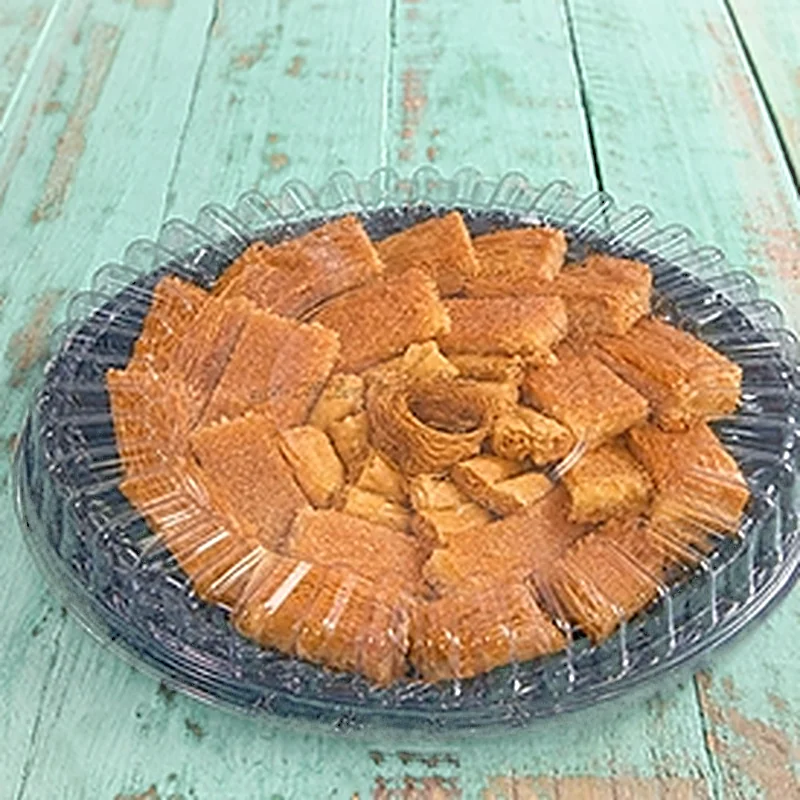
#> input picture assets/photos/assorted-tray.webp, 800 x 800 px, given in place of 84503b05-image.webp, which was not available
$ python process-photos.py ../assets/photos ../assets/photos/baklava-tray.webp
#> lines starting #> are read from the running program, lines starting #| are printed output that depends on the picture; pictures that were not available may be replaced by others from this repository, and a replacement may not be noted
"""Turn raw product photos into Shahd-branded square photos.

- Square crop focused on the sweets (keeps packaging and logos out of frame)
- Upscale to 800px with sharpening
- Brand grade: turquoise backgrounds become a soft pastel mint, sweets get a
  gentle warm lift, plus a light cream vignette

Usage: python3 tools/process-photos.py <raw_dir> <out_dir> [name ...]
Edit JOBS below to add a photo: (source file, crop x, y, size in 300px space, output name[, cleanup]).
cleanup: list of areas to retouch before cropping (filled from the surrounding pixels):
  ('e', cx, cy, rx, ry) ellipse, or ('r', x0, y0, x1, y1) rectangle — also in 300px space.
"""
import sys, os
import numpy as np
from PIL import Image, ImageFilter, ImageEnhance

SIZE = 800

# (source, x, y, size) — coordinates are on a 300x300 version of the photo
JOBS = [
    ('84503b05-image.webp', 104, 92, 195, 'konafa-cream'),
    ('f2bfb157-image.png', 25, 50, 250, 'konafa-round'),
    ('bfc09382-image.png', 25, 50, 250, 'konafa-naama'),
    ('4d333e7e-image.png', 40, 75, 225, 'konafa-naama-box'),
    ('0a7952e9-image.webp', 104, 105, 195, 'konafa-naama-squares'),
    ('79913010-image.webp', 28, 90, 210, 'balah'),
    ('5215016f-image.webp', 0, 35, 255, 'basbousa'),
    ('3ce462ab-image.webp', 110, 108, 190, 'basbousa-cream'),
    ('e42f77ae-image.webp', 10, 10, 230, 'basbousa-nutella'),
    ('7f375ab8-image.webp', 5, 60, 240, 'harissa'),
    ('fab1e518-image.webp', 110, 105, 190, 'harissa-squares'),
    ('96d6f19a-image.webp', 50, 90, 210, 'shakarbara'),
    ('78a03c49-image.webp', 122, 110, 178, 'baklava'),
    ('7e7d71ac-image.png', 10, 35, 265, 'baklava-tray'),
    ('1d6b97ad-image.webp', 5, 25, 275, 'assorted-tray'),
    ('1b8a17bf-image.webp', 20, 20, 250, 'fingers'),
    ('a0c124f1-image.webp', 110, 110, 190, 'fingers-mini'),
    ('8d4b8b25-image.webp', 110, 100, 190, 'triangles'),
    ('73f459b3-image.png', 70, 85, 215, 'gift-box'),
    # كحك وبسكويت
    ('4faa51bc-image.webp', 90, 85, 210, 'kahk'),
    ('9f138ce1-image.webp', 90, 105, 195, 'cookies'),
    ('dc862206-image.webp', 0, 125, 175, 'biscuit-fingers'),
    ('9b26f33b-image.webp', 30, 50, 250, 'petit-four'),
    # كاسات
    ('9ab03452-image.png', 15, 40, 255, 'rice'),
    ('c01dcf03-image.png', 15, 40, 255, 'rice-nuts'),
    ('407ae8b0-image.png', 15, 40, 255, 'rice-caramel'),
    ('78b3da49-image.webp', 75, 60, 225, 'mahalabia'),
    ('ff86986b-image.webp', 95, 45, 205, 'fruit-cream', [('r', 92, 40, 124, 78)]),
    ('f281ce6d-image.webp', 0, 40, 260, 'om-ali', [('e', 53, 158, 11, 11), ('r', 60, 166, 74, 176), ('r', 131, 219, 164, 246)]),
    # تورت وجاتوه
    ('5e63d7e3-image.png', 95, 65, 205, 'gateau-roll'),
    ('4048b9b2-image.webp', 60, 40, 240, 'millefeuille', [('r', 55, 38, 112, 84)]),
    ('ca466ea0-image.webp', 10, 45, 255, 'cake-mango', [('e', 144, 153, 29, 22), ('r', 18, 38, 85, 74)]),
    ('edafb658-image.webp', 5, 40, 260, 'cake-mix', [('e', 82, 107, 18, 18), ('r', 148, 233, 196, 268), ('e', 29, 205, 7, 13), ('r', 22, 22, 102, 56), ('r', 0, 34, 42, 64)]),
    ('d72c7d12-image.webp', 20, 50, 250, 'cake-bw', [('e', 200, 130, 19, 21)]),
    ('8d96666c-image.webp', 40, 65, 235, 'cake-chocolate', [('e', 212, 151, 21, 24)]),
    ('aa96fc19-image.webp', 0, 20, 280, 'cake-oreo', [('e', 89, 63, 17, 23)]),
]


def grade(im):
    a = np.asarray(im.convert('RGB')).astype(np.float32) / 255
    hsv = np.asarray(im.convert('HSV')).astype(np.float32)
    h, s, v = hsv[..., 0] * 360 / 255, hsv[..., 1] / 255, hsv[..., 2] / 255
    # turquoise/teal backgrounds -> soft pastel mint
    teal = np.clip(1 - np.abs(h - 178) / 32, 0, 1) * np.clip((s - .12) / .2, 0, 1)
    gray = a.mean(axis=2, keepdims=True)
    mint = np.array([0.80, 0.93, 0.86])
    soft = gray * 0.35 + mint * 0.65
    soft = soft * (0.75 + 0.35 * v[..., None])
    t = teal[..., None] * 0.78
    a = a * (1 - t) + soft * t
    # warm lift on sweets (orange/brown hues)
    warm = np.clip(1 - np.abs(h - 32) / 26, 0, 1)[..., None] * 0.08
    a = a + warm * np.array([0.10, 0.04, -0.04])
    # brighten slightly and add a cream vignette
    a = a * 1.03 + 0.015
    yy, xx = np.mgrid[0:a.shape[0], 0:a.shape[1]]
    r = np.hypot((xx - a.shape[1] / 2) / (a.shape[1] / 2), (yy - a.shape[0] / 2) / (a.shape[0] / 2))
    vig = np.clip((r - 0.9) / 0.6, 0, 1)[..., None] * 0.35
    a = a * (1 - vig) + np.array([1.0, 0.97, 0.94]) * vig
    out = Image.fromarray((np.clip(a, 0, 1) * 255).astype(np.uint8))
    return ImageEnhance.Color(out).enhance(1.06)


def cleanup(im, areas, k):
    import cv2
    from PIL import ImageDraw
    mask = Image.new('L', im.size, 0)
    d = ImageDraw.Draw(mask)
    for a in areas:
        if a[0] == 'e':
            _, cx, cy, rx, ry = a
            d.ellipse(((cx - rx) * k, (cy - ry) * k, (cx + rx) * k, (cy + ry) * k), fill=255)
        else:
            _, x0, y0, x1, y1 = a
            d.rectangle((x0 * k, y0 * k, x1 * k, y1 * k), fill=255)
    mask = mask.filter(ImageFilter.MaxFilter(3))
    arr = cv2.inpaint(np.asarray(im)[..., ::-1].copy(), np.asarray(mask), 7, cv2.INPAINT_TELEA)[..., ::-1]
    # light grain so the filled area matches the photo
    noise = np.random.default_rng(1).normal(0, 3, arr.shape)
    m = (np.asarray(mask) > 0)[..., None]
    arr = np.where(m, np.clip(arr + noise, 0, 255), arr).astype(np.uint8)
    return Image.fromarray(arr)


def process(src, x, y, s, raw_dir, areas=()):
    im = Image.open(os.path.join(raw_dir, src)).convert('RGB')
    k = im.width / 300
    if areas:
        im = cleanup(im, areas, k)
    im = im.crop((round(x * k), round(y * k), round((x + s) * k), round((y + s) * k)))
    im = im.resize((SIZE, SIZE), Image.LANCZOS)
    im = im.filter(ImageFilter.UnsharpMask(radius=2, percent=70, threshold=2))
    return grade(im)


if __name__ == '__main__':
    raw, out = sys.argv[1], sys.argv[2]
    os.makedirs(out, exist_ok=True)
    only = set(sys.argv[3:])
    done = 0
    for src, x, y, s, name, *rest in JOBS:
        if only and name not in only:
            continue
        process(src, x, y, s, raw, rest[0] if rest else ()).save(os.path.join(out, name + '.webp'), quality=86, method=6)
#> in process, im is the input picture: PIL image 800x800 RGB; mean R, G, B 170.7, 162.7, 138.1
#> in grade, `h, s, v = hsv[..., 0] * 360 / 255, hsv[..., 1] / 255, hsv[..., 2] / 255`:
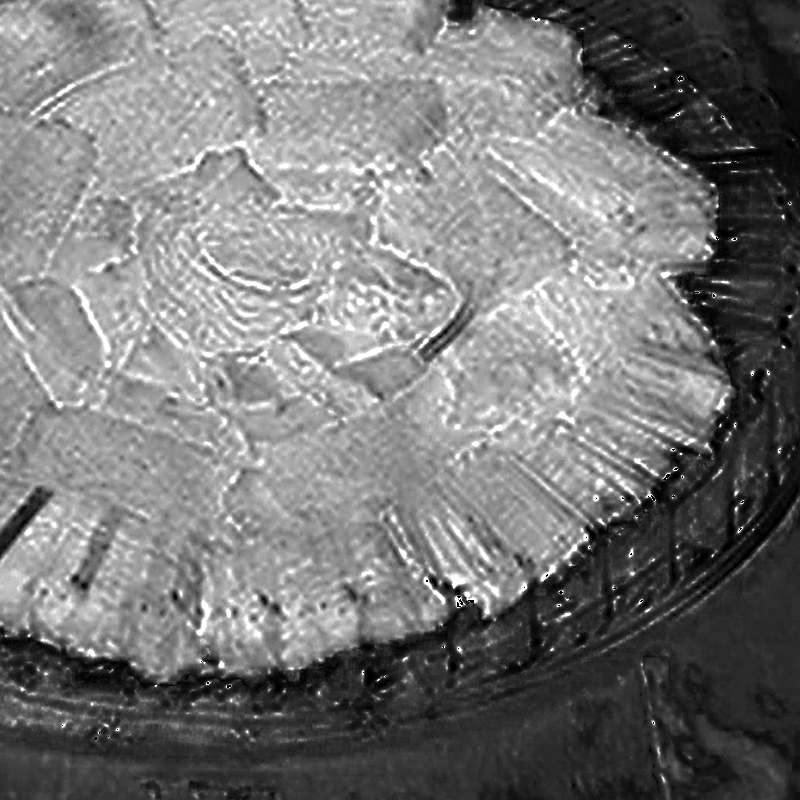
#> s: shape (800, 800) float32; min 0, max 1, mean 0.473
#> in grade, `h, s, v = hsv[..., 0] * 360 / 255, hsv[..., 1] / 255, hsv[..., 2] / 255`:
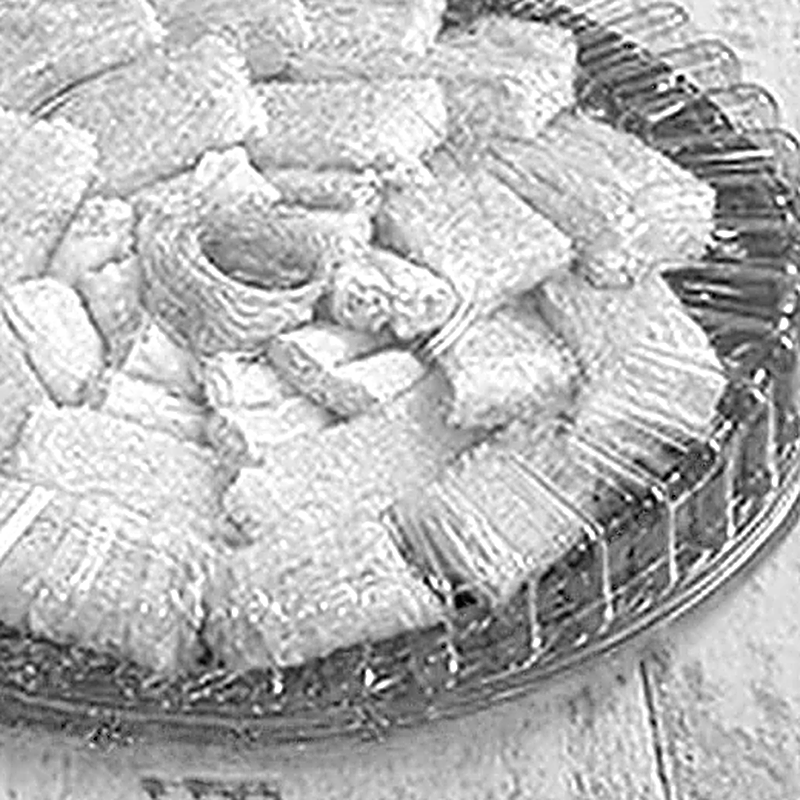
#> v: shape (800, 800) float32; min 0, max 1, mean 0.717
#> in grade, `teal = np.clip(1 - np.abs(h - 178) / 32, 0, 1) * np.clip((s - .12) / ...`:
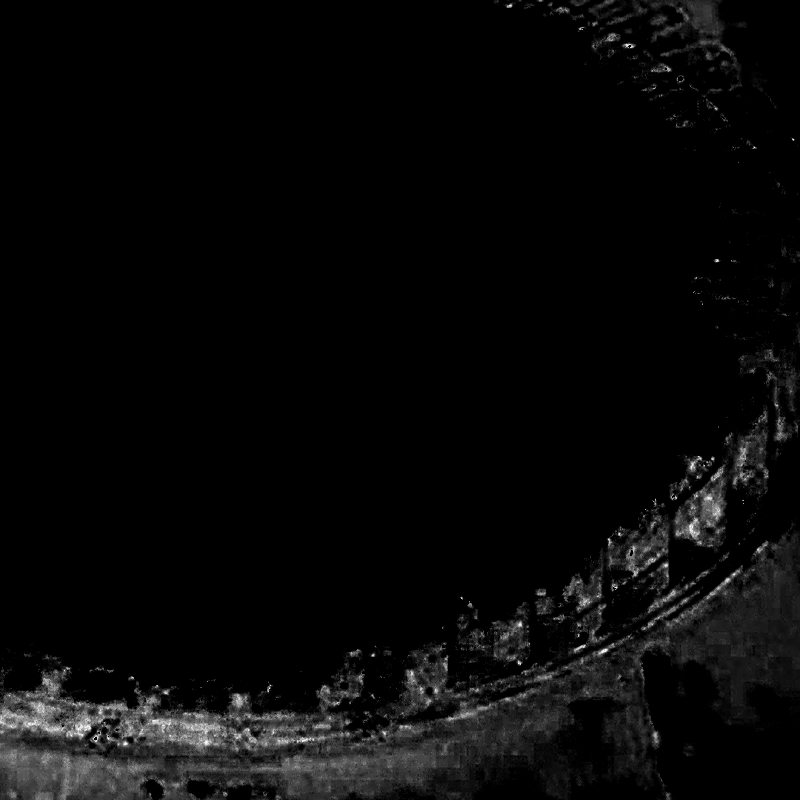
#> teal: shape (800, 800) float32; min 0, max 0.996, mean 0.034
#> in grade, `gray = a.mean(axis=2, keepdims=True)`:
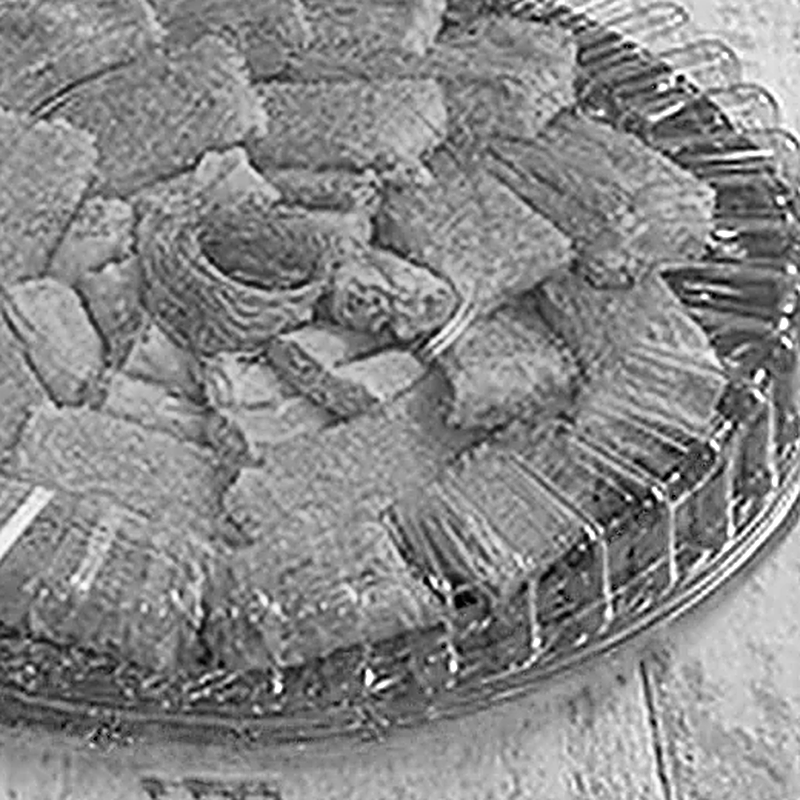
#> gray: shape (800, 800, 1) float32; min 0, max 1, mean 0.535
#> in grade, `soft = soft * (0.75 + 0.35 * v[..., None])`:
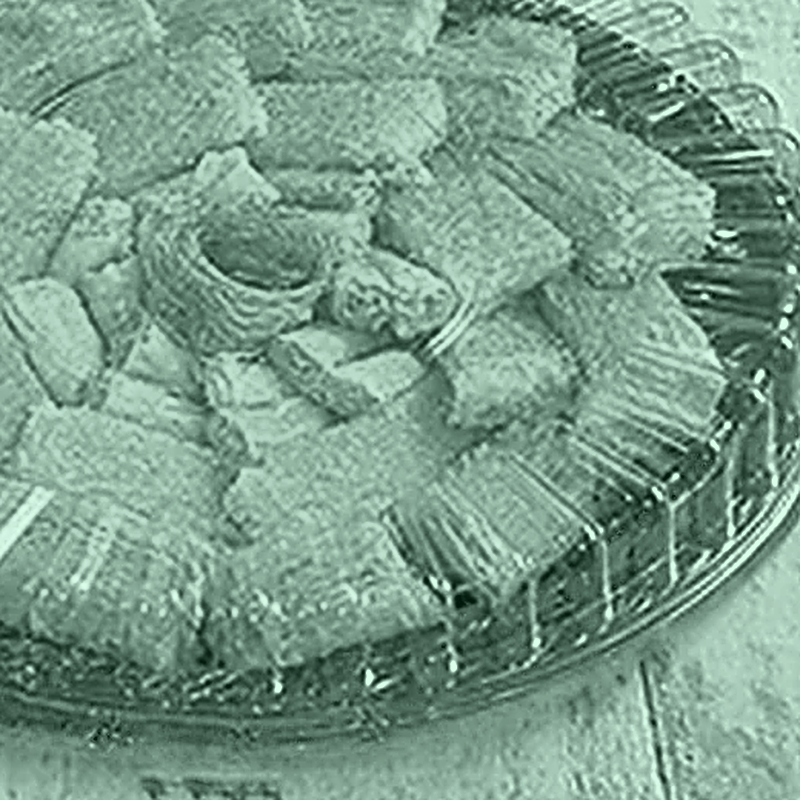
#> soft: shape (800, 800, 3) float64; mean R, G, B 0.711, 0.796, 0.75; drawn with min black and max white
#> in grade, `warm = np.clip(1 - np.abs(h - 32) / 26, 0, 1)[..., None] * 0.08`:
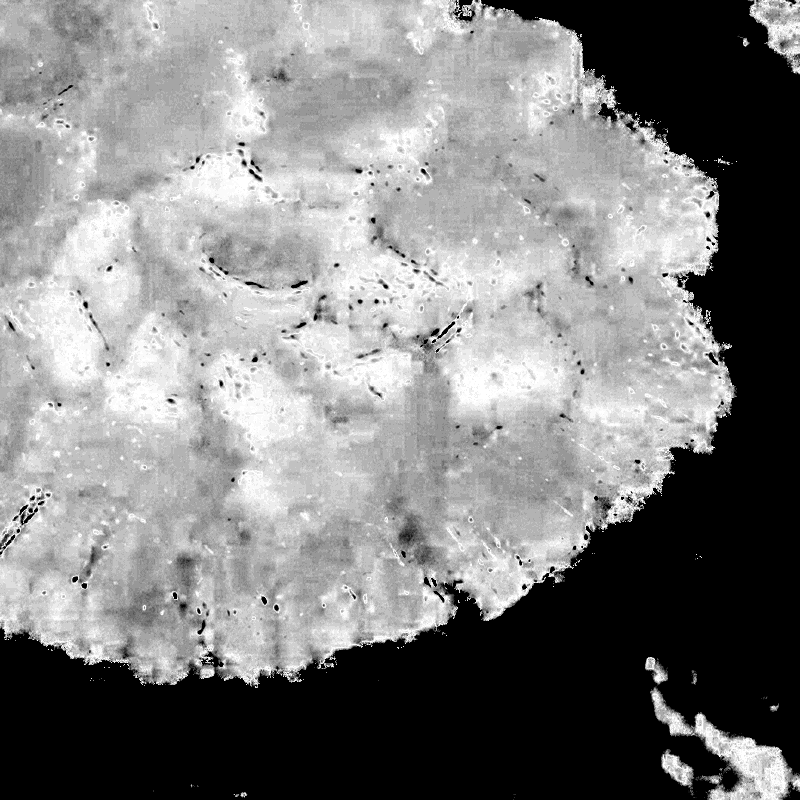
#> warm: shape (800, 800, 1) float32; min 0, max 0.0786, mean 0.0396; drawn with min black and max white
#> in grade, `a = a * (1 - vig) + np.array([1.0, 0.97, 0.94]) * vig`:
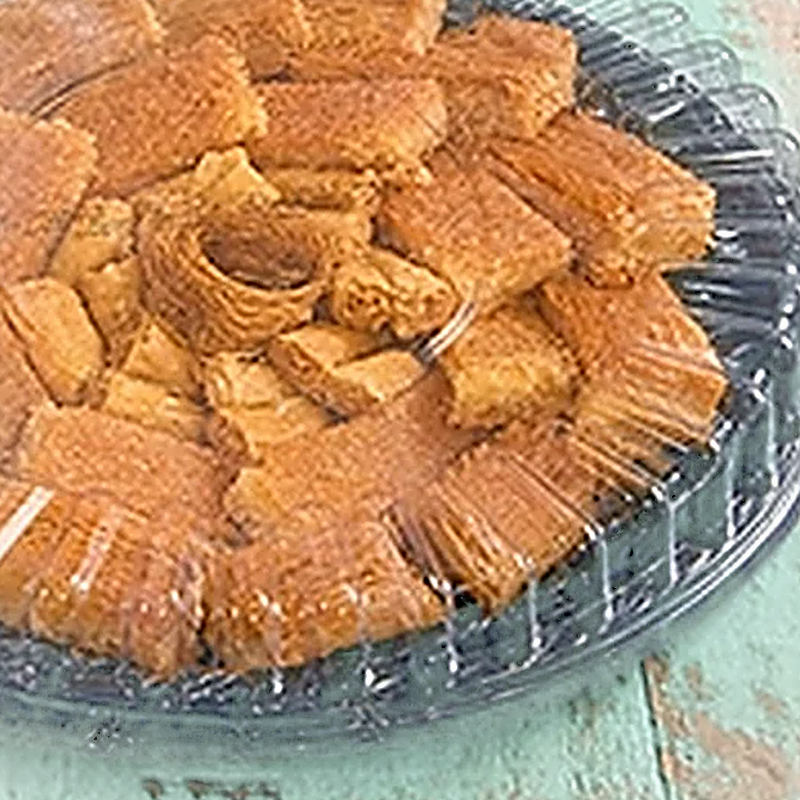
#> a: shape (800, 800, 3) float64; mean R, G, B 0.745, 0.579, 0.428; drawn with min black and max white
        done += 1
#> pass 2 of the loop `for src, x, y, s, name, *rest in JOBS:`:
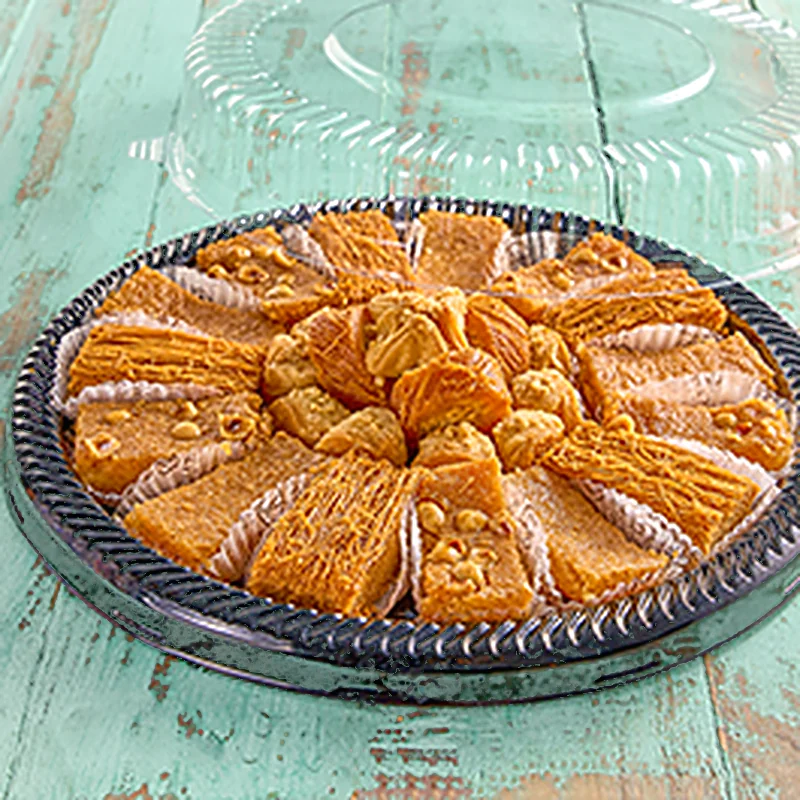
#> input picture assets/photos/baklava-tray.webp, 800 x 800 px, given in place of f2bfb157-image.png, which was not available
#> in process, im is the input picture: PIL image 800x800 RGB; mean R, G, B 166.9, 157.1, 126.2
#> in grade (call 2), `warm = np.clip(1 - np.abs(h - 32) / 26, 0, 1)[..., None] * 0.08`:
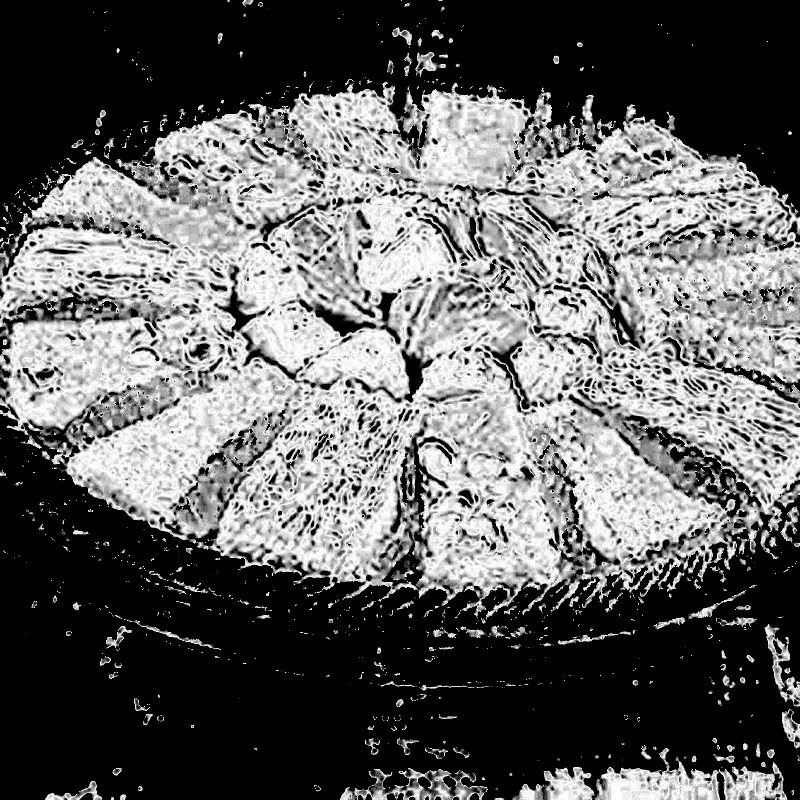
#> warm: shape (800, 800, 1) float32; min 0, max 0.0786, mean 0.0304; drawn with min black and max white
#> in grade (call 2), `out = Image.fromarray((np.clip(a, 0, 1) * 255).astype(np.uint8))`:
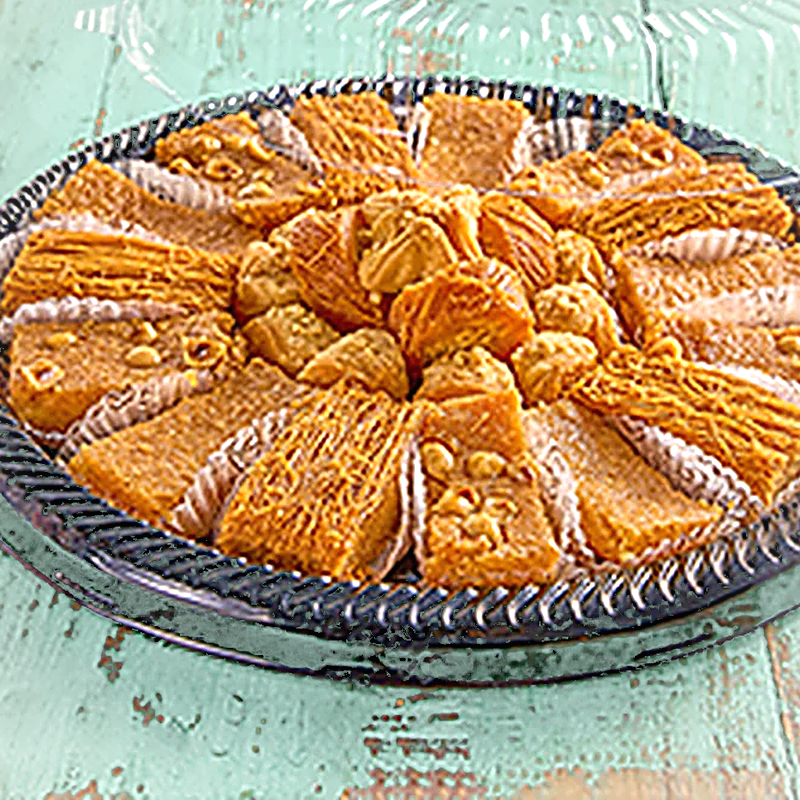
#> out: PIL image 800x800 RGB; mean R, G, B 179.6, 153.5, 114.6
#> (the run stopped early here; a loop or call above may not have finished)
